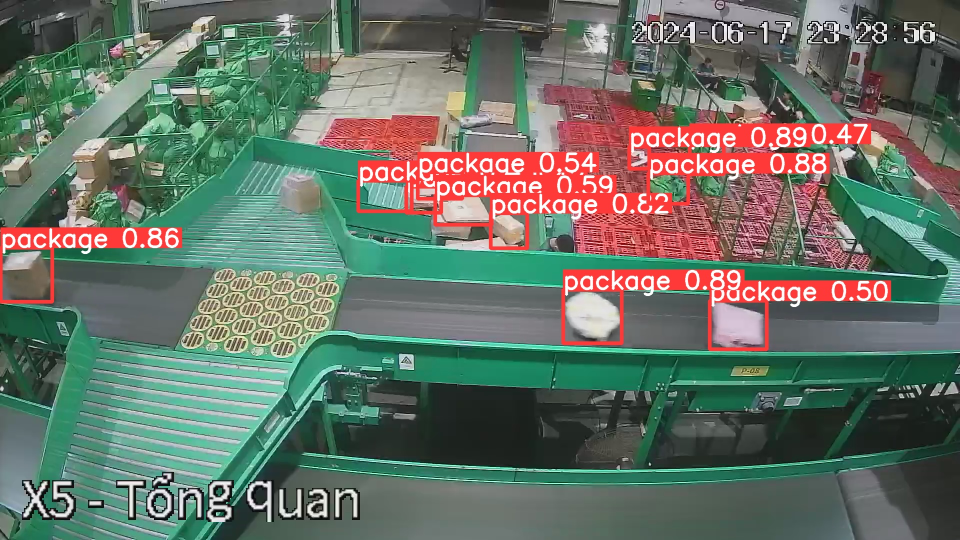
#> input picture sample_data/frame_video_1/frame.jpg, 1920 x 1080 px, found by its file name (shown at 1/2 size)
$ python warp_frame.py
#> lines starting #> are read from the running program, lines starting #| are printed output that depends on the picture
import cv2
import numpy as np
import os
H = 300
W  = 4408
H_padding = 200
def read_points(point_path, width, height):
    # Read the normalized points from the file
    with open(point_path, 'r') as file:
        points_str = file.read().strip().split(';')
        points = [float(p) for p in points_str]

    # Denormalize the points
    denormalized_points = [
        [points[0] * width, points[1] * height],
        [points[2] * width, points[3] * height],
        [points[4] * width, points[5] * height],
        [points[6] * width, points[7] * height]
    ]
    return np.array(denormalized_points, dtype=np.float32)

def calculate_output_size(points):
    height = max(
        np.linalg.norm(points[0] - points[1]),
        np.linalg.norm(points[3] - points[2])
    )
    width = max(
        np.linalg.norm(points[0] - points[3]),
        np.linalg.norm(points[1] - points[2])
    )

    width = int(width / (height / 300))
    height = 300
    return width, height

def process_frame1(folder_frame):
    # Define the path for the image and the points
#> called with folder_frame = './sample_data/frame_video_1'
    img_path = os.path.join(folder_frame, "frame.jpg")
    point_path = os.path.join(folder_frame, "point.txt")

    # Read the image
    image = cv2.imread(img_path)
#> image is the input picture: shape (1080, 1920, 3); mean B, G, R 101.6, 113.5, 102.1
    height, width = image.shape[:2]
#> height = 1080; width = 1920

    # Read and denormalize the points
    denormalized_points = read_points(point_path, width, height)
#> (reads sample_data/frame_video_1/point.txt from the repository)

    # Calculate the output size
    out_width, out_height = calculate_output_size(denormalized_points)
#> out_width = 2262; out_height = 300

    print("width: ", out_width, " height: ", out_height)
#| width:  2262  height:  300

    # Define the destination points for the warp
    dst_points = np.array([
        [W, out_height + H_padding],  # Bottom right
        [W, H_padding],           # Top right
        [W - out_width, H_padding],                       # Top left
        [W - out_width, out_height + H_padding]               # Bottom left
    ], dtype=np.float32)

    print("denormalized_points: ", denormalized_points)
#| denormalized_points:  [[1916.16  762.48]
#|  [1873.92  549.72]
#|  [ 209.28  464.4 ]
#|  [ 113.28  683.64]]

    # Calculate the homography matrix
    H, _ = cv2.findHomography(denormalized_points, dst_points)
    print("Homography Matrix: ", H)
#| Homography Matrix:  [[ 1.35630494e+00  1.57805903e+00  1.53136199e+03]
#|  [-1.00762602e-01  1.80991134e+00 -5.81964566e+02]
#|  [-6.20960592e-05  4.31414129e-04  1.00000000e+00]]

    # Save the homography matrix
    matrix_array = np.array(H)
    np.savetxt(os.path.join(folder_frame, 'matrix_homo.txt'), matrix_array)

    # Warp the image
    warped_image = cv2.warpPerspective(image, H, (int(W), int(out_height)))
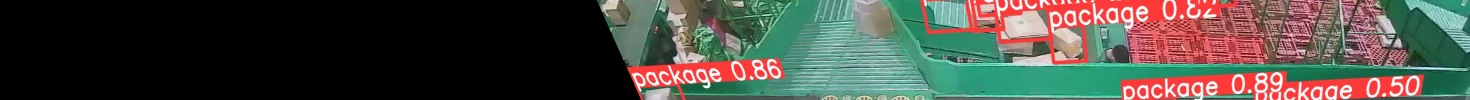
#> warped_image: shape (300, 4408, 3) (shown at 1/3 size); mean B, G, R 65.5, 73.3, 74.3

    # Save and show the warped image
    output_path = os.path.join(folder_frame, "warped_frame.jpg")
    cv2.imwrite(output_path, warped_image)

    return warped_image


def process_frame2(folder_frame):
    # Define the path for the image and the points
#> called with folder_frame = './sample_data/frame_video_2'
    img_path = os.path.join(folder_frame, "frame.jpg")
    point_path = os.path.join(folder_frame, "point.txt")

    # Read the image
    image = cv2.imread(img_path)
    height, width = image.shape[:2]
#> height = 1080; width = 1920

    # Read and denormalize the points
    denormalized_points = read_points(point_path, width, height)

    # Calculate the output size
    out_width, out_height = calculate_output_size(denormalized_points)
#> out_width = 2262; out_height = 300

    print("width: ", out_width, " height: ", out_height)
#| width:  2262  height:  300

    # Define the destination points for the warp
    dst_points = np.array([
        [out_width, out_height + H_padding],  # Bottom right
        [out_width, H_padding],           # Top right
        [0, H_padding],                       # Top left
        [0, out_height + H_padding]               # Bottom left
    ], dtype=np.float32)

    print("denormalized_points: ", denormalized_points)
#| denormalized_points:  [[1916.16  762.48]
#|  [1873.92  549.72]
#|  [ 209.28  464.4 ]
#|  [ 113.28  683.64]]

    # Calculate the homography matrix
    H, _ = cv2.findHomography(denormalized_points, dst_points)
    print("Homography Matrix: ", H)
#| Homography Matrix:  [[ 1.48956308e+00  6.52244310e-01 -6.14638014e+02]
#|  [-1.00762602e-01  1.80991134e+00 -5.81964566e+02]
#|  [-6.20960592e-05  4.31414129e-04  1.00000000e+00]]

    # Save the homography matrix
    matrix_array = np.array(H)
    np.savetxt(os.path.join(folder_frame, 'matrix_homo.txt'), matrix_array)

    # Warp the image
    warped_image = cv2.warpPerspective(image, H, (int(W), int(out_height)))
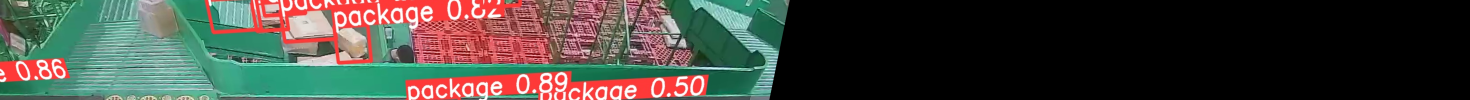
#> warped_image: shape (300, 4408, 3) (shown at 1/3 size); mean B, G, R 60.7, 68, 67.1

    # Save and show the warped image
    output_path = os.path.join(folder_frame, "warped_frame.jpg")
    cv2.imwrite(output_path, warped_image)

    return warped_image

# Example usage
if __name__ == "__main__":
    folder_frame1 = "./sample_data/frame_video_1"
    folder_frame2 = "./sample_data/frame_video_2"

    # Process each frame folder
    warped_image1 = process_frame1(folder_frame1)
    warped_image2 = process_frame2(folder_frame2)

    # Combine the warped images into one overview image
    combined_height = max(warped_image1.shape[0], warped_image2.shape[0])
#> combined_height = 300
    combined_width = warped_image1.shape[1]
#> combined_width = 4408

    overview_image = np.zeros((combined_height, combined_width, 3), dtype=np.uint8)
    overview_image[:, :2148] = warped_image2[:, :2148]
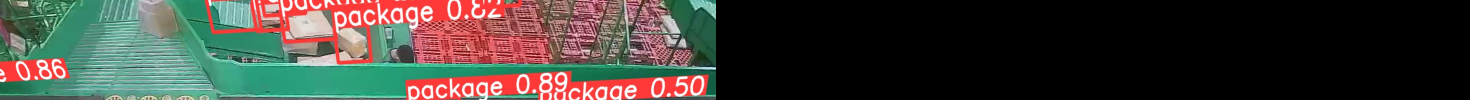
#> overview_image: shape (300, 4408, 3) (shown at 1/3 size); mean B, G, R 56, 62.4, 64.3
    overview_image[:, 2148:] = warped_image1[:, 2148:]
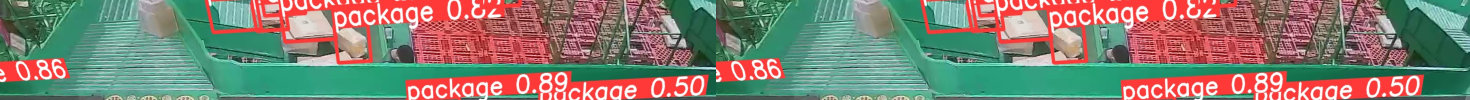
#> overview_image: shape (300, 4408, 3) (shown at 1/3 size); mean B, G, R 114.6, 128.1, 130.1

    print("shape: ", overview_image.shape)
#| shape:  (300, 4408, 3)
    # Save the overview image
    output_overview_path = "./sample_data/overview_image.jpg"
    cv2.imwrite(output_overview_path, overview_image)

    # Display the overview image
    cv2.imshow("Overview Image", overview_image)
    cv2.waitKey(0)
    cv2.destroyAllWindows()
